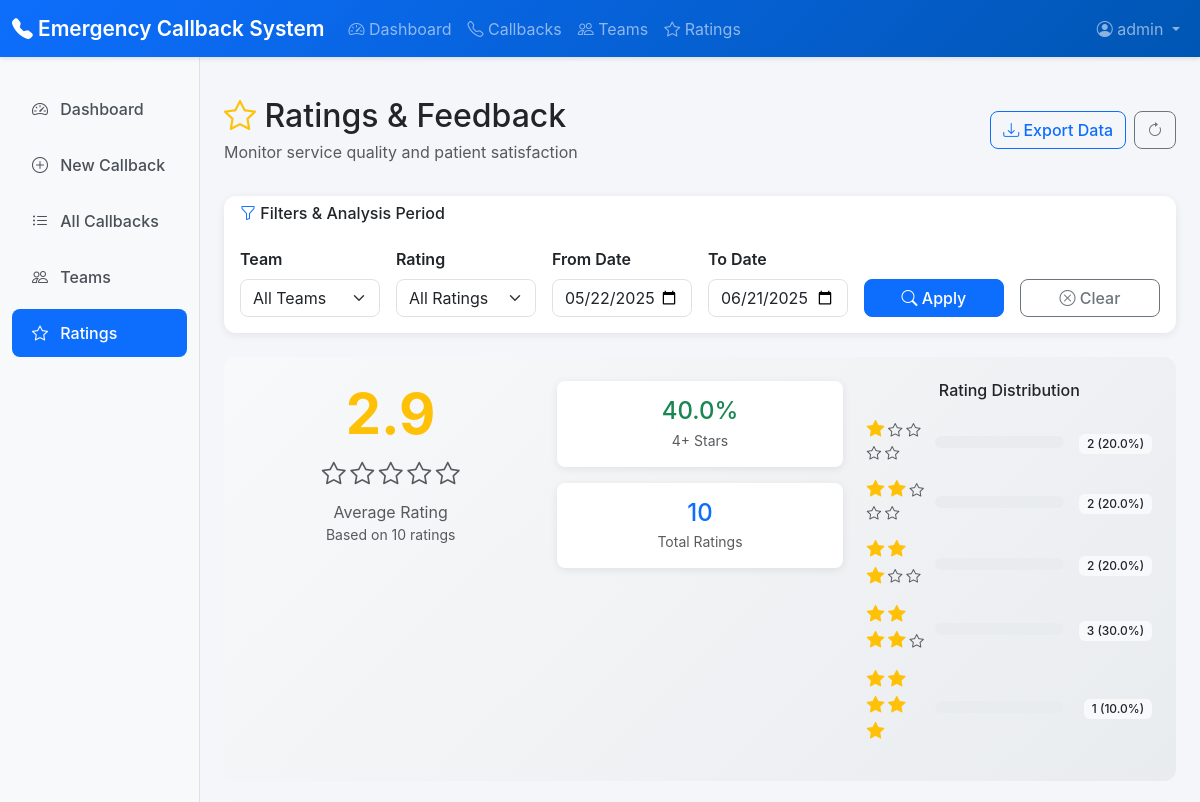
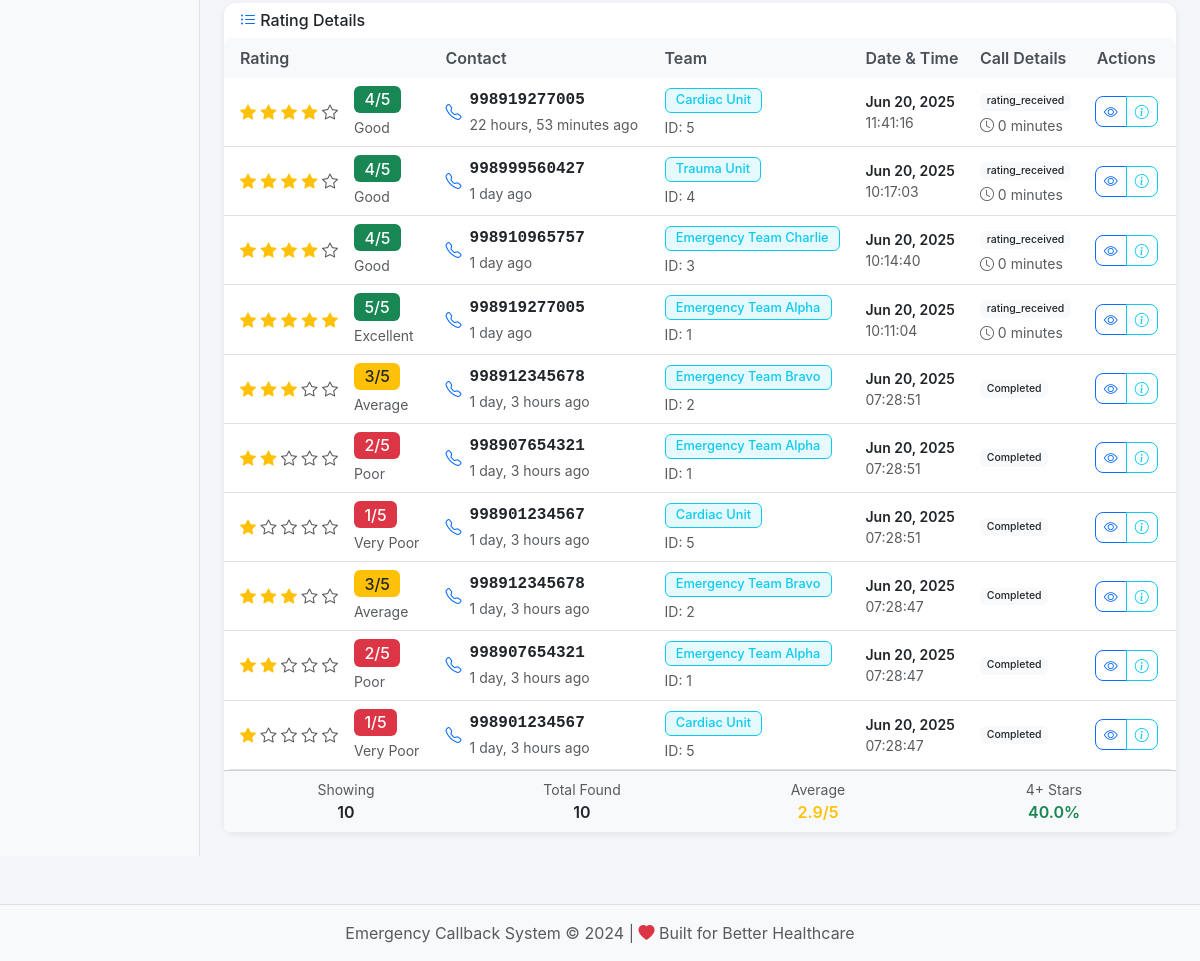
The app's page /ratings/ (signed in), older data (2 pictures, top to bottom).
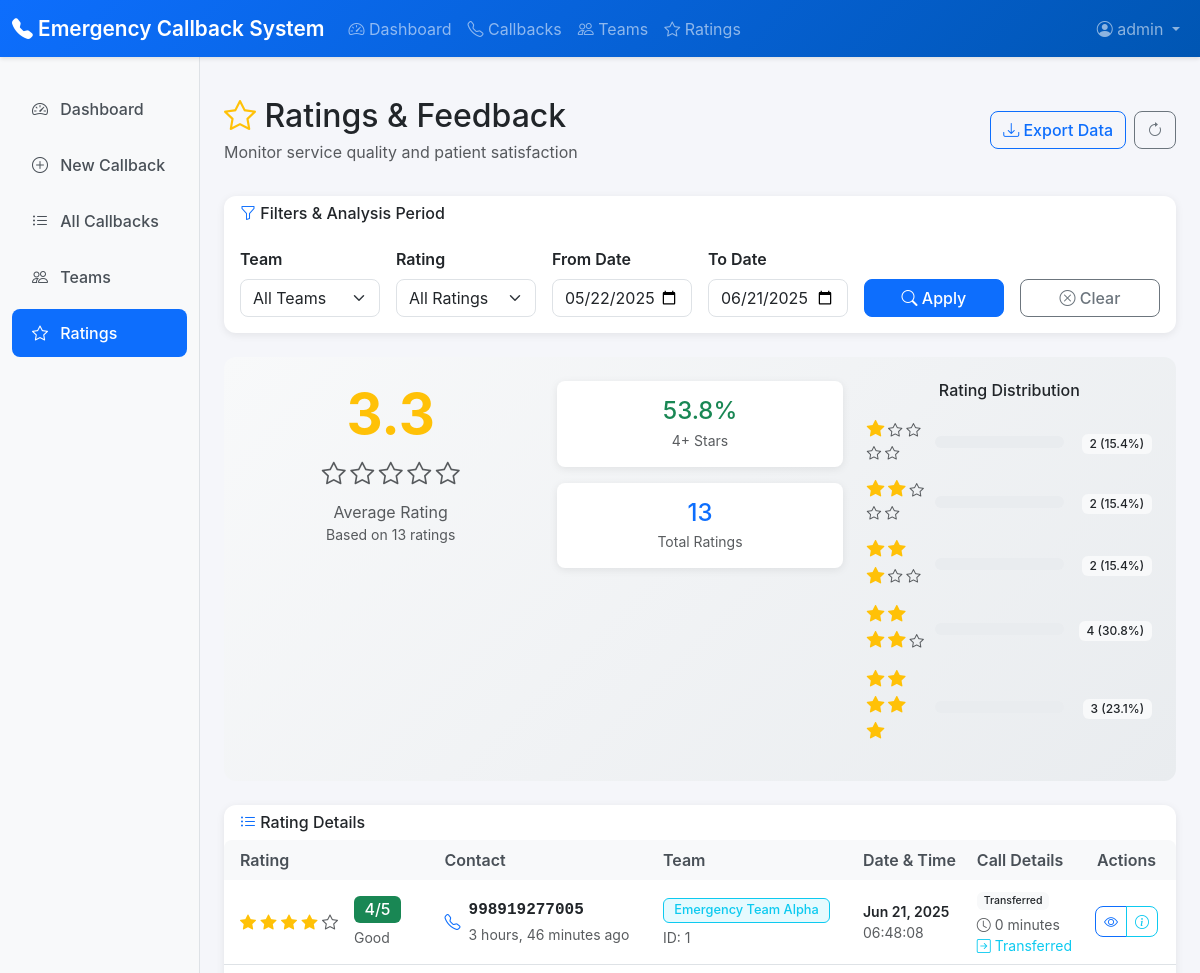
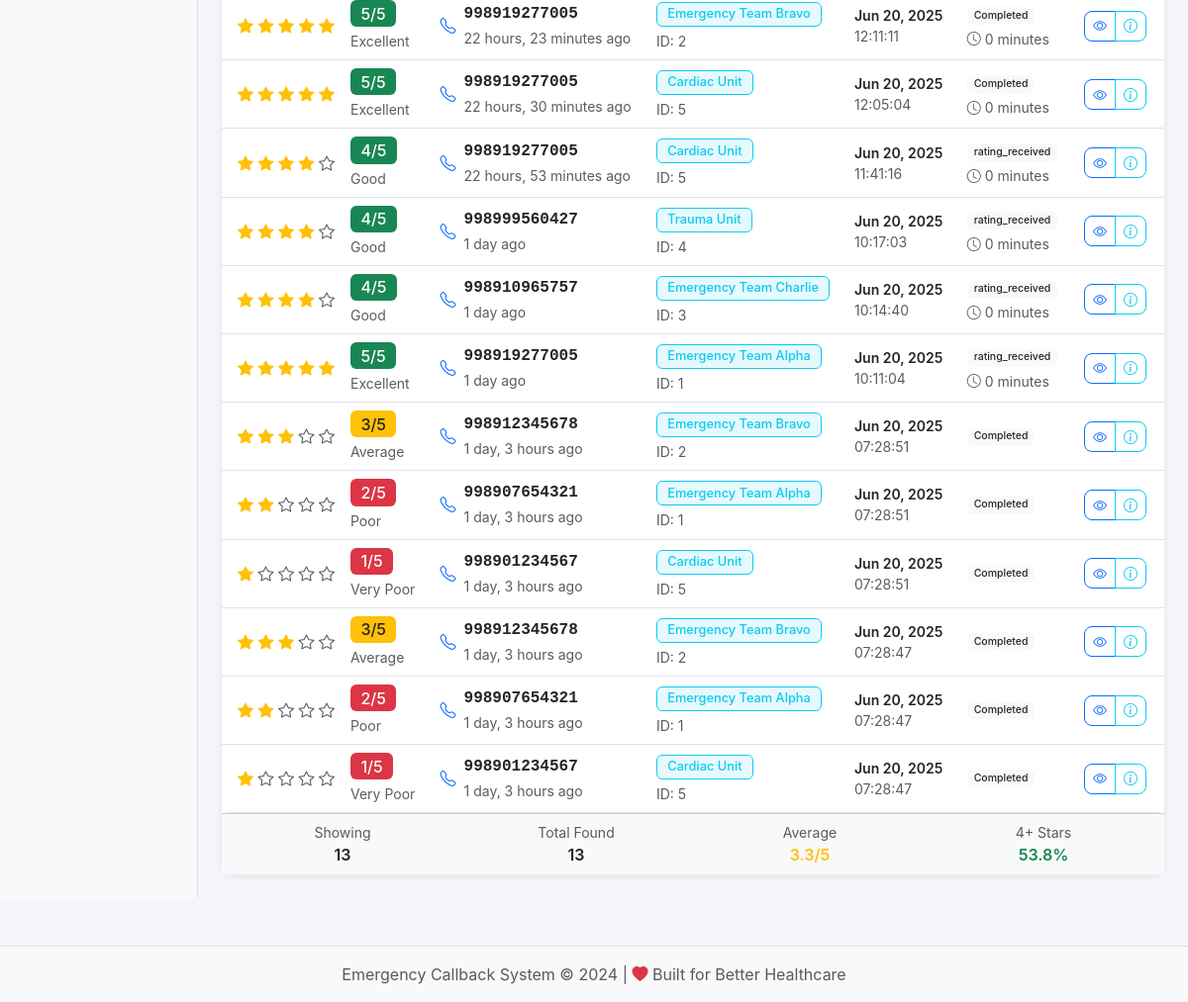
The same page, newer data (2 pictures, top to bottom).
### callbacks/models.py (models this page shows, shortened)
class Rating(models.Model):
    RATING_CHOICES = [
        (1, '1 Star'),
        (2, '2 Stars'),
        (3, '3 Stars'),
        (4, '4 Stars'),
        (5, '5 Stars'),
    ]
    callback_request = models.OneToOneField(CallbackRequest, on_delete=models.CASCADE)
    rating = models.IntegerField(choices=RATING_CHOICES)
    timestamp = models.DateTimeField(auto_now_add=True)
    phone_number = models.CharField(max_length=20)
    team = models.ForeignKey(Team, on_delete=models.CASCADE)
    date = models.DateField(auto_now_add=True)
    @property
    def rating_text(self):
        rating_texts = {
            1: 'Very Poor',
            2: 'Poor',
            3: 'Average',
            4: 'Good',
            5: 'Excellent'
        }
        return rating_texts.get(self.rating, 'Unknown')
    class Meta:
        ordering = ['-timestamp']

class CallbackRequest(models.Model):
    phone_number = models.CharField(max_length=20)
    team = models.ForeignKey(Team, on_delete=models.CASCADE)
    status = models.CharField(max_length=20, choices=CallStatus.choices, default=CallStatus.PENDING)
    call_id = models.UUIDField(unique=True, null=True, blank=True)
    uniqueid = models.CharField(max_length=100, null=True, blank=True)
    channel = models.CharField(max_length=100, null=True, blank=True)
    created_at = models.DateTimeField(auto_now_add=True)
    call_started_at = models.DateTimeField(null=True, blank=True)
    call_ended_at = models.DateTimeField(null=True, blank=True)
    call_duration = models.IntegerField(null=True, blank=True, help_text="Duration in seconds")
    error_message = models.TextField(null=True, blank=True)
    transferred = models.BooleanField(default=False)
    additional_questions = models.BooleanField(null=True, blank=True)
    requested_by = models.ForeignKey(User, on_delete=models.CASCADE)
    class Meta:
        ordering = ['-created_at']

### teams/models.py (models this page shows, shortened)
class Team(models.Model):
    name = models.CharField(max_length=100)
    description = models.TextField(blank=True)
    is_active = models.BooleanField(default=True)
    created_at = models.DateTimeField(auto_now_add=True)
    created_by = models.ForeignKey(settings.AUTH_USER_MODEL, on_delete=models.CASCADE)
    class Meta:
        ordering = ['name']

### callbacks/views.py (the view)
# urls.py: path('ratings/', views.ratings_list, name='ratings'),
@login_required
def ratings_list(request):
    team_filter = request.GET.get('team', '')
    rating_filter = request.GET.get('rating', '')
    date_from = request.GET.get('date_from', '')
    date_to = request.GET.get('date_to', '')
    ratings = Rating.objects.select_related('team', 'callback_request').order_by('-timestamp')
    if team_filter:
        ratings = ratings.filter(team_id=team_filter)
    if rating_filter:
        ratings = ratings.filter(rating=rating_filter)
    if date_from:
        ratings = ratings.filter(date__gte=date_from)
    if date_to:
        ratings = ratings.filter(date__lte=date_to)
    total_ratings = ratings.count()
    avg_rating = ratings.aggregate(Avg('rating'))['rating__avg'] or 0
    rating_stats = {}
    for i in range(1, 6):
        count = ratings.filter(rating=i).count()
        percentage = (count / total_ratings * 100) if total_ratings > 0 else 0
        rating_stats[i] = {
            'count': count,
            'percentage': round(percentage, 1)
        }
    good_ratings = ratings.filter(rating__gte=4).count()
    good_percentage = (good_ratings / total_ratings * 100) if total_ratings > 0 else 0
    teams = Team.objects.filter(is_active=True)
    ratings_list = ratings[:100]
    context = {
        'ratings': ratings_list,
        'teams': teams,
        'current_team': team_filter,
        'current_rating': rating_filter,
        'date_from': date_from,
        'date_to': date_to,
        'total_ratings': total_ratings,
        'avg_rating': round(avg_rating, 1),
        'rating_stats': rating_stats,
        'good_percentage': round(good_percentage, 1),
        'showing_count': len(ratings_list),
    }
    return render(request, 'callbacks/ratings.html', context)

### templates/callbacks/ratings.html (shortened to what the changed rows need)
{% extends 'base.html' %}
{% block content %}
<div class="d-flex justify-content-between flex-wrap flex-md-nowrap align-items-center pt-3 pb-2 mb-4">
    <div>
        <h1 class="h2 mb-1">
            <i class="bi bi-star text-warning"></i> Ratings & Feedback
        </h1>
    </div>
</div>
{% if total_ratings > 0 %}
<div class="rating-summary">
    <div class="row g-4">
        <div class="col-lg-4">
            <div class="text-center">
                <div class="display-4 text-warning fw-bold mb-2">{{ avg_rating }}</div>
                <div class="mb-2">
                    {% for i in "12345" %}
                        {% if forloop.counter <= avg_rating|floatformat:0 %}
                            <i class="bi bi-star-fill text-warning fs-4"></i>
                        {% else %}
                            <i class="bi bi-star text-muted fs-4"></i>
                        {% endif %}
                    {% endfor %}
                </div>
                <div class="text-muted">Average Rating</div>
                <div class="small text-muted">Based on {{ total_ratings }} rating{{ total_ratings|pluralize }}</div>
            </div>
        </div>
        <div class="col-lg-4">
            <div class="stats-grid">
                <div class="stat-item">
                    <div class="h4 text-success mb-1">{{ good_percentage }}%</div>
                    <div class="small text-muted">4+ Stars</div>
                </div>
                <div class="stat-item">
                    <div class="h4 text-primary mb-1">{{ total_ratings }}</div>
                    <div class="small text-muted">Total Ratings</div>
                </div>
            </div>
        </div>
        <div class="col-lg-4">
            <div class="rating-distribution">
                <h6 class="text-center mb-3">Rating Distribution</h6>
                {% for rating_num, stats in rating_stats.items %}
                <div class="d-flex align-items-center mb-2">
                    <div class="rating-level" style="width: 60px;">
                        {% for i in "12345" %}
                            {% if forloop.counter <= rating_num %}
                                <i class="bi bi-star-fill rating-stars"></i>
                            {% else %}
                                <i class="bi bi-star text-muted"></i>
                            {% endif %}
                        {% endfor %}
                    </div>
                    <div class="flex-grow-1 mx-2">
                        <div class="rating-bar">
                        </div>
                    </div>
                    <div class="text-end" style="width: 80px;">
                        <span class="badge bg-light text-dark">{{ stats.count }} ({{ stats.percentage }}%)</span>
                    </div>
                </div>
                {% endfor %}
            </div>
        </div>
    </div>
</div>
{% endif %}
<div class="card">
    <div class="card-body p-0">
        {% if ratings %}
        <div class="table-responsive">
            <table class="table table-hover align-middle mb-0">
                <thead class="table-light">
                    <tr>
                        <th class="border-0 ps-3">Rating</th>
                        <th class="border-0">Contact</th>
                        <th class="border-0">Team</th>
                        <th class="border-0">Date & Time</th>
                        <th class="border-0">Call Details</th>
                        <th class="border-0 pe-3 text-center">Actions</th>
                    </tr>
                </thead>
                <tbody>
                    {% for rating in ratings %}
                    <tr>
                        <td class="ps-3">
                            <div class="d-flex align-items-center">
                                <div class="me-3">
                                    {% for i in "12345" %}
                                        {% if forloop.counter <= rating.rating %}
                                            <i class="bi bi-star-fill text-warning"></i>
                                        {% else %}
                                            <i class="bi bi-star text-muted"></i>
                                        {% endif %}
                                    {% endfor %}
                                </div>
                                <div>
                                    <span class="badge fs-6
                                        {% if rating.rating >= 4 %}bg-success
                                        {% elif rating.rating == 3 %}bg-warning text-dark
                                        {% else %}bg-danger
                                        {% endif %}">
                                        {{ rating.rating }}/5
                                    </span>
                                    <div class="small text-muted mt-1">{{ rating.rating_text }}</div>
                                </div>
                            </div>
                        </td>
                        <td>
                            <div class="d-flex align-items-center">
                                <i class="bi bi-telephone text-primary me-2"></i>
                                <div>
                                    <div class="fw-semibold" style="font-family: monospace;">{{ rating.phone_number }}</div>
                                    <small class="text-muted">{{ rating.timestamp|timesince }} ago</small>
                                </div>
                            </div>
                        </td>
                        <td>
                            <span class="badge bg-info bg-opacity-10 text-info border border-info team-badge">
                                {{ rating.team.name }}
                            </span>
                            <div class="small text-muted mt-1">ID: {{ rating.team.id }}</div>
                        </td>
                        <td>
                            <div class="small">
                                <div class="fw-semibold">{{ rating.timestamp|date:"M d, Y" }}</div>
                                <div class="text-muted">{{ rating.timestamp|date:"H:i:s" }}</div>
                            </div>
                        </td>
                        <td>
                            {% if rating.callback_request %}
                                <div class="small">
                                    <span class="badge bg-light text-dark mb-1">
                                        {{ rating.callback_request.get_status_display }}
                                    </span>
                                    {% if rating.callback_request.call_started_at and rating.callback_request.call_ended_at %}
                                        {% with duration=rating.callback_request.call_ended_at|timesince:rating.callback_request.call_started_at %}
                                        <div class="text-muted">
                                            <i class="bi bi-clock"></i> {{ duration }}
                                        </div>
                                        {% endwith %}
                                    {% endif %}
                                    {% if rating.callback_request.transferred %}
                                        <div class="text-info">
                                            <i class="bi bi-arrow-right-square"></i> Transferred
                                        </div>
                                    {% endif %}
                                </div>
                            {% else %}
                                <span class="text-muted small">No callback data</span>
                            {% endif %}
                        </td>
                        <td class="pe-3 text-center">
                            <div class="btn-group btn-group-sm">
                                {% if rating.callback_request %}
                                <a href="{% url 'callbacks:detail' rating.callback_request.pk %}"
                                   class="btn btn-outline-primary" title="View Callback Details">
                                    <i class="bi bi-eye"></i>
                                </a>
                                {% endif %}
                                <button class="btn btn-outline-info"
                                        onclick="showRatingDetails({{ rating.id }}, '{{ rating.phone_number }}', '{{ rating.team.name }}', {{ rating.rating }}, '{{ rating.timestamp|date:"M d, H:i" }}')"
                                        title="Rating Details">
                                    <i class="bi bi-info-circle"></i>
                                </button>
                            </div>
                        </td>
                    </tr>
                    {% endfor %}
                </tbody>
            </table>
        </div>
        <div class="card-footer bg-light">
            <div class="row text-center">
                <div class="col-6 col-md-3">
                    <div class="small text-muted">Showing</div>
                    <div class="fw-semibold">{{ showing_count }}</div>
                </div>
                <div class="col-6 col-md-3">
                    <div class="small text-muted">Total Found</div>
                    <div class="fw-semibold">{{ total_ratings }}</div>
                </div>
                <div class="col-6 col-md-3">
                    <div class="small text-muted">Average</div>
                    <div class="fw-semibold text-warning">{{ avg_rating }}/5</div>
                </div>
                <div class="col-6 col-md-3">
                    <div class="small text-muted">4+ Stars</div>
                    <div class="fw-semibold text-success">{{ good_percentage }}%</div>
                </div>
            </div>
        </div>
        {% endif %}
    </div>
</div>
{% endblock %}

Row changes from the older to the newer data that the page shows:
added Rating: rating "4", rating_text "Good", phone_number "998919277005", timestamp "3 hours, 46 minutes", team.name "Emergency Team Alpha", team.id "1", timestamp "Jun 21, 2025", timestamp "06:48:08", callback_request.status "Transferred", callback_request "0 minutes"
added Rating: rating "5", rating_text "Excellent", phone_number "998919277005", timestamp "22 hours, 23 minutes", team.name "Emergency Team Bravo", team.id "2", timestamp "Jun 20, 2025", timestamp "12:11:11", callback_request.status "Completed", callback_request "0 minutes"
added Rating: rating "5", rating_text "Excellent", phone_number "998919277005", timestamp "22 hours, 30 minutes", team.name "Cardiac Unit", team.id "5", timestamp "Jun 20, 2025", timestamp "12:05:04", callback_request.status "Completed", callback_request "0 minutes"
Text that changed along with them:
{{ avg_rating }}: "2.9" → "3.3"
{{ total_ratings }}: "10" → "13"
{{ good_percentage }}: "40.0" → "53.8"
{{ showing_count }}: "10" → "13"
new list line: "2 ( 15.4 %)"
new list line: "4 ( 30.8 %)"
new list line: "3 ( 23.1 %)"
list line gone: "2 ( 20.0 %)"
list line gone: "3 ( 30.0 %)"
list line gone: "1 ( 10.0 %)"
